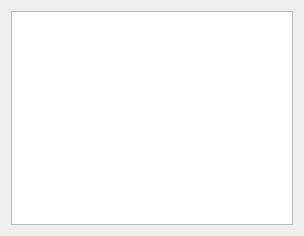
<?xml version="1.0" encoding="UTF-8"?>
<ui version="4.0">
 <class>Widget</class>
 <widget class="QWidget" name="Widget">
  <property name="geometry">
   <rect>
    <x>0</x>
    <y>0</y>
    <width>304</width>
    <height>236</height>
   </rect>
  </property>
  <property name="windowTitle">
   <string>Widget</string>
  </property>
  <layout class="QVBoxLayout" name="verticalLayout">
   <item>
    <widget class="QTextEdit" name="textEdit"/>
   </item>
  </layout>
 </widget>
 <layoutdefault spacing="6" margin="11"/>
 <resources/>
 <connections/>
</ui>
